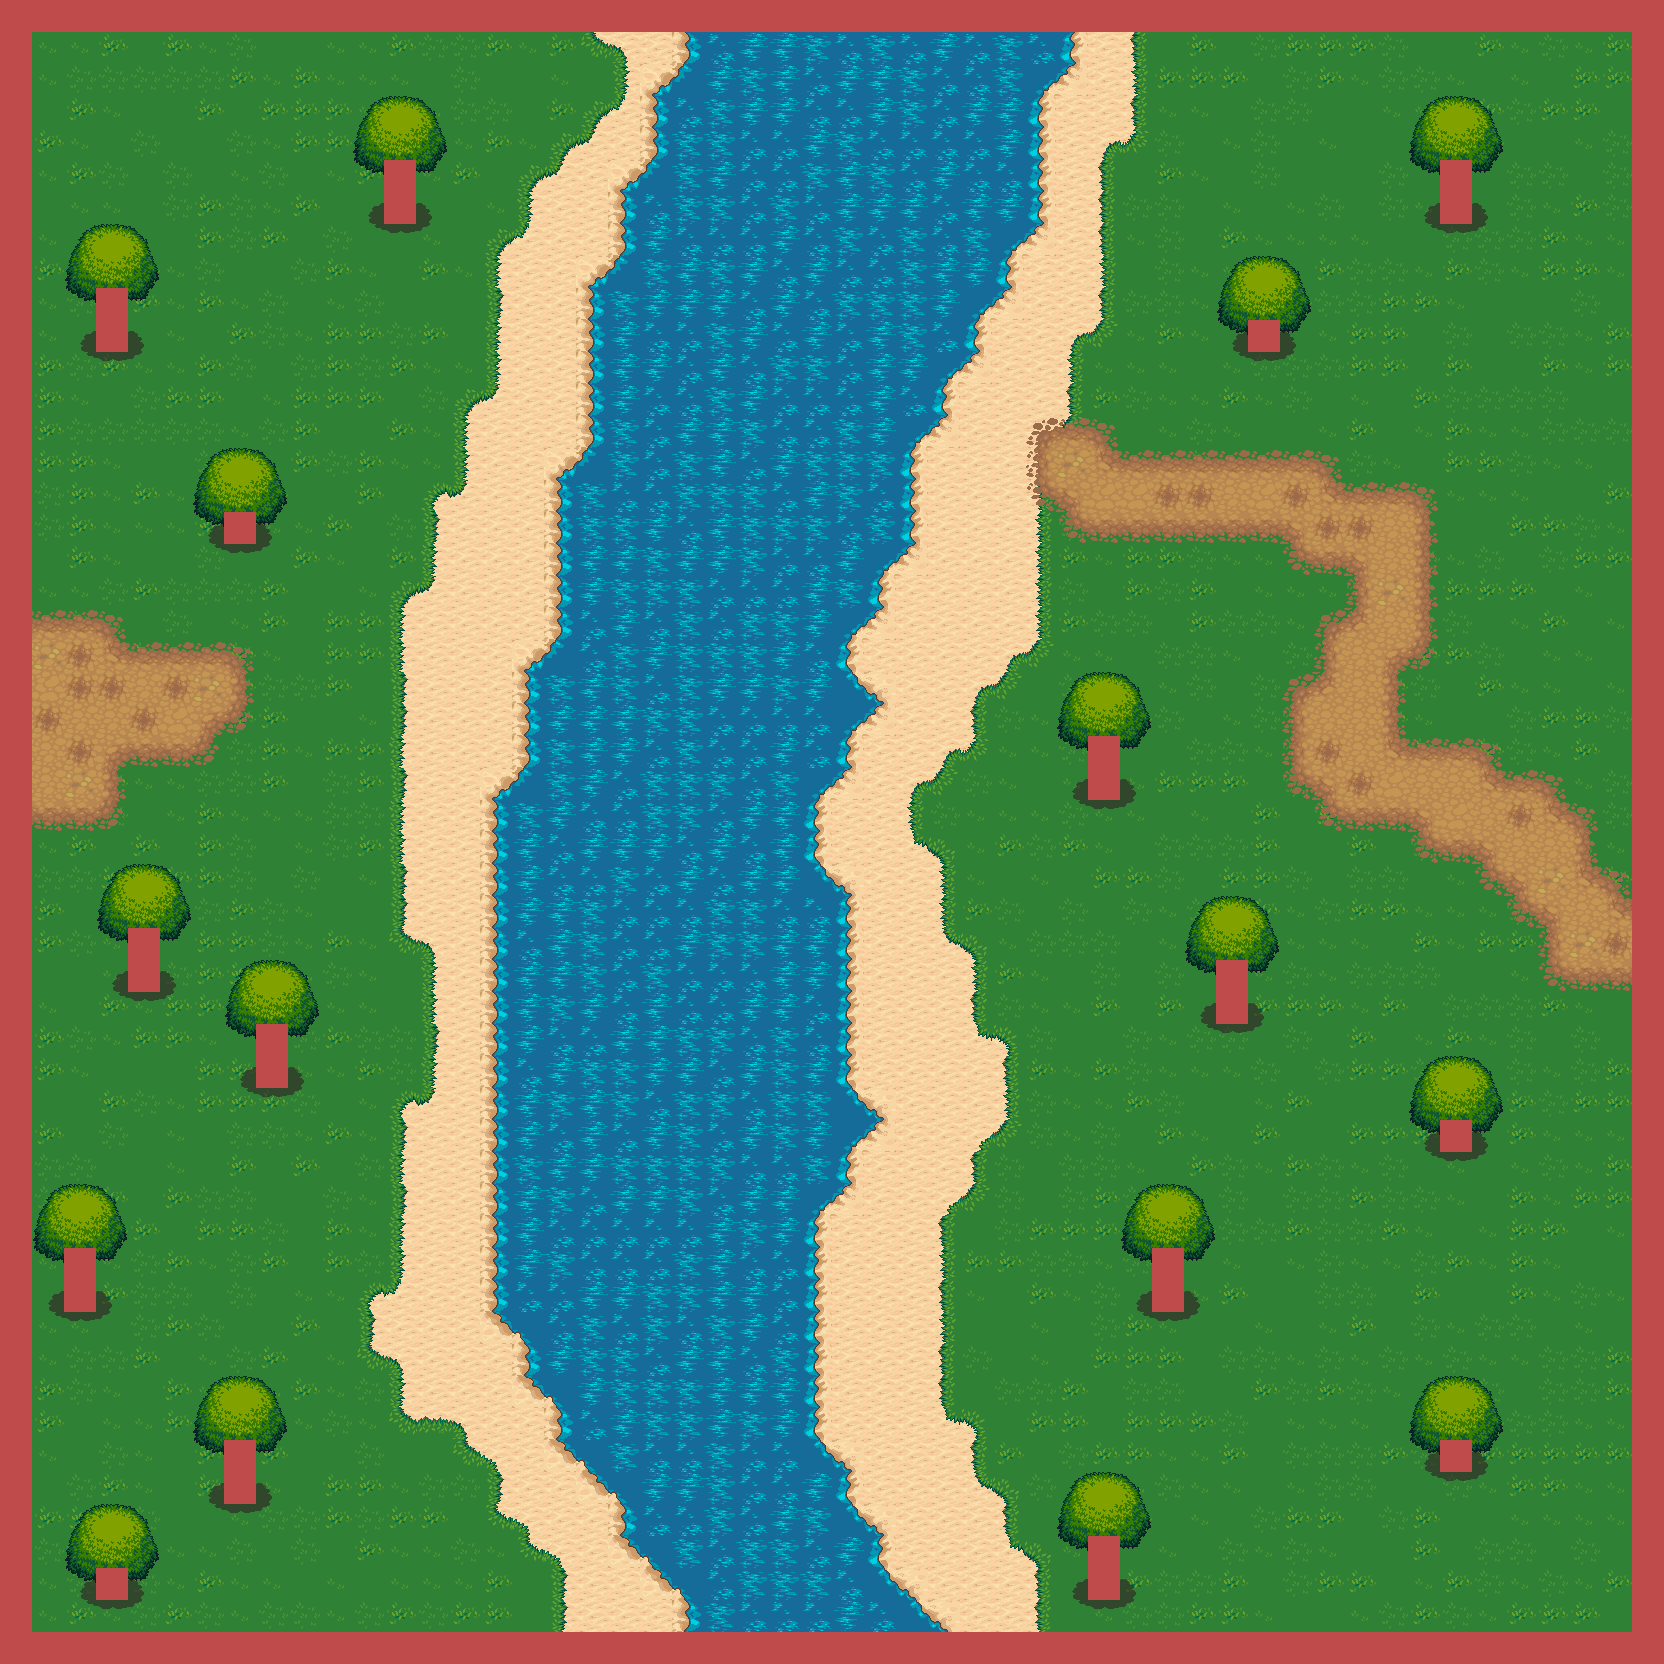

Tiled map render using the project's own tile images. Description and the map definition, with tile-layer contents summarised, below:
An orthogonal 52x52 tile map with 32x32 px tiles, 6 tile layers (Tile Layer 1, Tile Layer 2, Tile Layer 3, Tile Layer 4, ...), 4 tilesets.

<map version="1.0" tiledversion="1.1.5" orientation="orthogonal" renderorder="right-down" width="52" height="52" tilewidth="32" tileheight="32" infinite="0" nextobjectid="1">
 <tileset firstgid="1" source="../assets/Terrain.tsx" />
 <tileset firstgid="1025" source="../assets/trunk.tsx" />
 <tileset firstgid="1043" source="../assets/treetop.tsx" />
 <tileset firstgid="1085" source="../assets/castlefloors.tsx" />
 <layer name="Tile Layer 1" width="52" height="52">
  <data>[2704 cells, 2500 non-empty, 3 distinct tile ids]</data>
 </layer>
 <layer name="Tile Layer 2" width="52" height="52">
  <data>[2704 cells, 2045 non-empty, 11 distinct tile ids]</data>
 </layer>
 <layer name="Tile Layer 3" width="52" height="52">
  <data>[2704 cells, 1693 non-empty, 25 distinct tile ids]</data>
 </layer>
 <layer name="Tile Layer 4" width="52" height="52">
  <data>[2704 cells, 288 non-empty, 25 distinct tile ids]</data>
 </layer>
 <layer name="Tile Layer 5" width="52" height="52">
  <data>[2704 cells, 144 non-empty, 9 distinct tile ids]</data>
 </layer>
 <layer name="Tile Layer 6" width="52" height="52">
  <data>[2704 cells, 231 non-empty, 1 distinct tile ids]</data>
 </layer>
</map>
